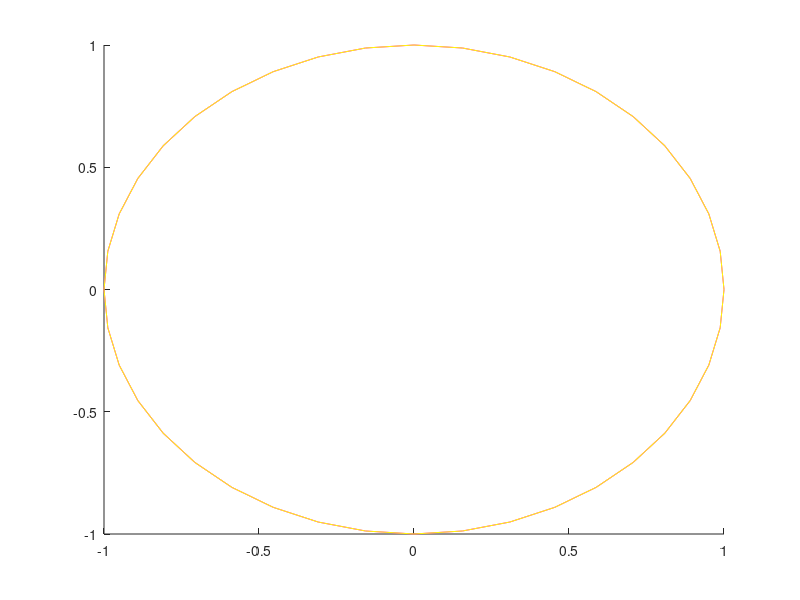

Here is the MATLAB script that generated this plot: (Note: this script raises an error after producing the figure.)
% Script que crea graficos png y los guarda en Output - supName

currdir = pwd ;
plotfontsize = 22 ;

auxu = [1 0 1] ;

n = pi/12 ;

for k = 0:n:24*n

[tx,ty,tz]=cylinder([1,1],40) ;

figdef = figure ;

hold on


mesh (tx, ty, tz) 
colormap spring 
plot3(cos(u),sin(u),v,'-b')

axis equal, grid on

R = [ cos(k) -sin(k) 0 ; ...
      sin(k)  cos(k) 0 ; ...
      0           0          1 ] ;

aux = auxu*R ;
view(aux) ;

title(['Grafica - Angulo ' sprintf('%4i', k*180/pi) ] );
labx=xlabel('u'); laby=ylabel('v'); labz=zlabel('z') ;
set(gca, 'linewidth', 1.2, 'fontsize', plotfontsize )
set(labx, "FontSize", plotfontsize); set(laby, "FontSize", plotfontsize) ;

cd(outputdir )
print( [ supName '_grafica_angulo_' sprintf('%i', k*180/pi)] ,'-dpng') ;
cd(currdir)

  if printflag == 0  
    close(figdef) ;
  end

end

